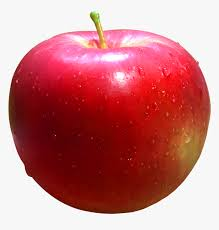
#> input picture train/Apple/Apple (98).jpeg, 219 x 230 px, found by its file name
$ python fruits.py
#> lines starting #> are read from the running program, lines starting #| are printed output that depends on the picture
import pandas as pd
import os
from skimage.transform import resize
from skimage.io import imread
import numpy as np
import matplotlib.pyplot as plt
from sklearn import svm
from sklearn.model_selection import train_test_split
from sklearn.metrics import accuracy_score, classification_report
# Define the categories
Categories = ['apple', 'mango', 'banana', 'strawberry', 'grape']
# Initialize arrays
flat_data_arr = []  # Input array
target_arr = []  # Output array
datadir =r"C:\msinternship\Fruits Classification\train"# Update with your dataset path
#Load the dataset
for i in Categories:
    print(f'Loading... category: {i}')
    path = os.path.join(datadir, i)
    print(path)
    for img in os.listdir(path):
        img_array = imread(os.path.join(path, img))
#> img_array is the input picture: shape (230, 219, 3); mean R, G, B 197.7, 123.8, 126.1
        img_resized = resize(img_array, (150, 150, 3))
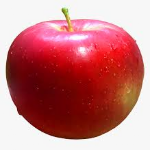
#> img_resized: shape (150, 150, 3) float64; mean R, G, B 0.775, 0.485, 0.495
#> (the run stopped early here; a loop or call above may not have finished)
